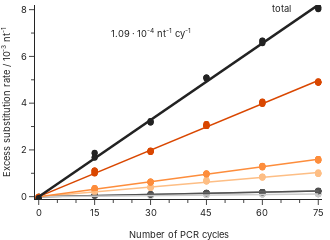

Notebook code cell kept with this figure:
### Code cell
error_categories = {
    'A2C': "A2C/T2G", 
    'A2G': "A2G/T2C", 
    'A2T': "A2T/T2A", 
    'C2A': "C2A/G2T", 
    'C2G': "C2G/G2C", 
    'C2T': "C2T/G2A", 
    'T2G': "A2C/T2G", 
    'T2C': "A2G/T2C", 
    'T2A': "A2T/T2A", 
    'G2T': "C2A/G2T", 
    'G2C': "C2G/G2C", 
    'G2A': "C2T/G2A"
}
categories = ["A2C/T2G", "A2G/T2C", "A2T/T2A", "C2A/G2T", "C2G/G2C", "C2T/G2A"]
colors = ['#cccccc', '#969696', '#525252', '#fdbe85', '#fd8d3c', '#d94701']
cat_color_map = {
    "C2G/G2C": '#cccccc', 
    "A2C/T2G": '#969696', 
    "C2A/G2T": '#525252', 
    "A2T/T2A": '#fdbe85', 
    "C2T/G2A": '#fd8d3c', 
    "A2G/T2C": '#d94701'
}

df = data.data[f"substitutions_by_type"].copy()

# find intercept to normalize initial rates for each experiment group
df['delta_rate'] = df['rate']
for group in df['group'].unique():
    for errortype in df['type'].unique():
        for read in df['read'].unique():
            idata = df.loc[(df['group'] == group) & (df['type'] == errortype) & (df['read'] == read)]
            fit = smf.ols(formula='rate ~ delta_series_var', data=idata).fit()
            df.loc[(df['group'] == group) & (df['type'] == errortype) & (df['read'] == read), 'delta_rate'] -= fit.params['Intercept']

# combine analogous types into categories
df['category'] = df['type']
for error, category in error_categories.items():
    df.loc[(df['type'] == error), 'category'] = category

# find fits for the categories based on all data
fits = {}
ratios = {}
for category in df['category'].unique():
    idata = df.loc[(df['category'] == category)]
    fits[category] = smf.ols(formula='delta_rate ~ delta_series_var', data=idata).fit()
    ratios[category] = fits[category].params['delta_series_var']

ratio_df = pd.DataFrame.from_dict(ratios, orient="index", columns=["rate"])
ratio_df['ratio'] = ratio_df['rate']/ratio_df['rate'].sum()
ratio_df['ratio/2'] = ratio_df['ratio']/2
display(ratio_df)


fig = px.scatter(
    df,
    x="delta_series_var",
    y=2*df["delta_rate"]*1000,
    color="category",
    range_x=[-1, 76],
    range_y=[-0.1, 8.2],
    color_discrete_sequence=colors,
    category_orders={"category": ["C2G/G2C", "A2C/T2G", "C2A/G2T", "A2T/T2A", "C2T/G2A", "A2G/T2C"]}
)


x_var = np.linspace(min(df['delta_series_var']), max(df['delta_series_var']), 10)
for i, category in enumerate(categories):
    fig.add_trace(
        pg.Scatter(
            x=x_var,
            y=2*fits[category].predict(exog={'delta_series_var': x_var})*1000,
            mode="lines",
            showlegend=False,
            line=dict(color=cat_color_map[category], width=1.5)
        )
    )




alldf = data.data[f"overall_error_rates"].loc[data.data[f"overall_error_rates"]['type'] == "substitutions"].copy()
alldf['delta_rate'] = alldf['rate']
for group in alldf['group'].unique():
    for read in alldf['read'].unique():
        idata = alldf.loc[(alldf['group'] == group) & (alldf['read'] == read)]
        fit = smf.ols(formula='rate ~ delta_series_var', data=idata).fit()
        alldf.loc[(alldf['group'] == group) & (alldf['read'] == read), 'delta_rate'] -= fit.params['Intercept']

fit = smf.ols(formula='delta_rate ~ delta_series_var', data=alldf).fit()

fig.add_trace(
    pg.Scatter(
        x=alldf['delta_series_var'],
        y=alldf['delta_rate']*1000,
        mode="markers",
        showlegend=False,
        line=dict(color="#222222")
    )
)
fig.add_trace(
    pg.Scatter(
        x=x_var,
        y=fit.predict(exog={'delta_series_var': x_var})*1000,
        mode="lines",
        showlegend=False,
        line=dict(color="#222222", width=2.5)
    )
)

fig.add_annotation(x=30, y=7,
    text=f"{fit.params['delta_series_var']*10000:.2f} · 10<sup>-4</sup> nt<sup>-1</sup> cy<sup>-1</sup>",
    showarrow=False,
    yshift=0, 
    font=dict(
        color="#222222",
        family="Inter", 
        size=28/3, 
    )
)

fig.add_annotation(x=62, y=8.05,
    text="total",
    showarrow=False,
    yshift=0, 
    xanchor="left",
    font=dict(
        color="#222222",
        family="Inter", 
        size=28/3, 
    )
)

fig.update_layout(
    template="simple_white", 
    height=240, 
    width=330, 
    showlegend=False, 
    margin=dict(l=0, r=8, t=5, b=0),
    font_family="Inter",
    legend_font_size=28/3,
)
fig.update_xaxes(
    title_text='Number of PCR cycles', 
    dtick=15,
    title_font_family="Inter", 
    title_font_size=28/3, 
    tickfont_size=28/3, 
    minor_ticks="outside", 
    minor_dtick=5
)
fig.update_yaxes(
    title_text='Excess substitution rate / 10<sup>-3</sup> nt<sup>-1</sup>', 
    dtick=2, 
    title_font_family="Inter", 
    title_font_size=28/3, 
    tickfont_size=28/3, 
    minor_ticks="outside", 
    minor_dtick=1
)
fig.show()
fig.write_image("sub_rate.svg")

### Figure 1 — Plotly figure (JSON) as saved in the notebook; plotly's stock layout.template omitted (floating-point values rounded to 4 significant figures)
{"data": [{"hovertemplate": "category=C2G/G2C<br>delta_series_var=%{x}<br>y=%{y}<extra></extra>", "legendgroup": "C2G/G2C", "marker": {"color": "#cccccc", "symbol": "circle"}, "mode": "markers", "name": "C2G/G2C", "orientation": "v", "showlegend": true, "type": "scatter", "x": [0, 0, 0, 0, 15, 15, 15, 15, 30, 30, 30, 30, 45, 45, 45, 45, 60, 60, 60, 60, 75, 75, 75, 75, 0, 0, 0, 0, 15, 15, 15, 15, 30, 30, 30, 30, 45, 45, 45, 45, 60, 60, 60, 60, 75, 75, 75, 75], "xaxis": "x", "y": [-0.005768, -0.008075, -0.007549, -0.004831, 0.0302, 0.02676, 0.03171, 0.02976, 0.04037, 0.04571, 0.04317, 0.04314, 0.0763, 0.07089, 0.07017, 0.07018, 0.09832, 0.09341, 0.09357, 0.1077, 0.1086, 0.1006, 0.1083, 0.1083, -0.001785, -0.004136, -0.006545, -0.00322, 0.02693, 0.02358, 0.0271, 0.02678, 0.0465, 0.04366, 0.04046, 0.05183, 0.07674, 0.0746, 0.07779, 0.07922, 0.09956, 0.09137, 0.08999, 0.1013, 0.1206, 0.1048, 0.1032, 0.1238], "yaxis": "y"}, {"hovertemplate": "category=A2C/T2G<br>delta_series_var=%{x}<br>y=%{y}<extra></extra>", "legendgroup": "A2C/T2G", "marker": {"color": "#969696", "symbol": "circle"}, "mode": "markers", "name": "A2C/T2G", "orientation": "v", "showlegend": true, "type": "scatter", "x": [0, 0, 0, 0, 15, 15, 15, 15, 30, 30, 30, 30, 45, 45, 45, 45, 60, 60, 60, 60, 75, 75, 75, 75, 0, 0, 0, 0, 15, 15, 15, 15, 30, 30, 30, 30, 45, 45, 45, 45, 60, 60, 60, 60, 75, 75, 75, 75], "xaxis": "x", "y": [-0.003852, -0.01089, -0.007275, -0.01571, 0.05306, 0.06169, 0.06158, 0.05478, 0.09291, 0.08791, 0.09045, 0.1019, 0.1533, 0.1506, 0.1523, 0.1564, 0.1875, 0.1871, 0.1931, 0.1796, 0.2415, 0.2318, 0.2441, 0.227, -0.0007281, -0.004717, -0.005373, -0.0035, 0.04758, 0.05632, 0.05962, 0.04338, 0.09848, 0.08434, 0.09091, 0.09368, 0.1525, 0.1573, 0.156, 0.1688, 0.1968, 0.1956, 0.2027, 0.18, 0.2433, 0.2348, 0.2454, 0.2337], "yaxis": "y"}, {"hovertemplate": "category=C2A/G2T<br>delta_series_var=%{x}<br>y=%{y}<extra></extra>", "legendgroup": "C2A/G2T", "marker": {"color": "#525252", "symbol": "circle"}, "mode": "markers", "name": "C2A/G2T", "orientation": "v", "showlegend": true, "type": "scatter", "x": [0, 0, 0, 0, 15, 15, 15, 15, 30, 30, 30, 30, 45, 45, 45, 45, 60, 60, 60, 60, 75, 75, 75, 75, 0, 0, 0, 0, 15, 15, 15, 15, 30, 30, 30, 30, 45, 45, 45, 45, 60, 60, 60, 60, 75, 75, 75, 75], "xaxis": "x", "y": [-0.01041, -0.009408, -0.01035, -0.01128, 0.0592, 0.05411, 0.05688, 0.05936, 0.09355, 0.1027, 0.09868, 0.09374, 0.1521, 0.1484, 0.1488, 0.1501, 0.1921, 0.1821, 0.1828, 0.1956, 0.2347, 0.2394, 0.2374, 0.231, -0.01029, -0.0006865, -0.002711, -0.01286, 0.05582, 0.04964, 0.05077, 0.05672, 0.09612, 0.1059, 0.0984, 0.1002, 0.1695, 0.1599, 0.1558, 0.1692, 0.1947, 0.2037, 0.1967, 0.1979, 0.2396, 0.2588, 0.2458, 0.2384], "yaxis": "y"}, {"hovertemplate": "category=A2T/T2A<br>delta_series_var=%{x}<br>y=%{y}<extra></extra>", "legendgroup": "A2T/T2A", "marker": {"color": "#fdbe85", "symbol": "circle"}, "mode": "markers", "name": "A2T/T2A", "orientation": "v", "showlegend": true, "type": "scatter", "x": [0, 0, 0, 0, 15, 15, 15, 15, 30, 30, 30, 30, 45, 45, 45, 45, 60, 60, 60, 60, 75, 75, 75, 75, 0, 0, 0, 0, 15, 15, 15, 15, 30, 30, 30, 30, 45, 45, 45, 45, 60, 60, 60, 60, 75, 75, 75, 75], "xaxis": "x", "y": [-0.03175, -0.04168, -0.05717, -0.03641, 0.2273, 0.2541, 0.255, 0.248, 0.4066, 0.3694, 0.3934, 0.378, 0.6656, 0.6711, 0.6814, 0.6541, 0.8478, 0.8487, 0.8574, 0.8459, 0.9964, 0.9787, 0.9709, 0.9838, -0.01089, -0.01656, -0.04892, -0.006352, 0.1916, 0.2172, 0.2311, 0.2047, 0.422, 0.3939, 0.4492, 0.3797, 0.6523, 0.6597, 0.7314, 0.648, 0.8138, 0.839, 0.8253, 0.8151, 1.003, 1.001, 1.049, 0.9869], "yaxis": "y"}, {"hovertemplate": "category=C2T/G2A<br>delta_series_var=%{x}<br>y=%{y}<extra></extra>", "legendgroup": "C2T/G2A", "marker": {"color": "#fd8d3c", "symbol": "circle"}, "mode": "markers", "name": "C2T/G2A", "orientation": "v", "showlegend": true, "type": "scatter", "x": [0, 0, 0, 0, 15, 15, 15, 15, 30, 30, 30, 30, 45, 45, 45, 45, 60, 60, 60, 60, 75, 75, 75, 75, 0, 0, 0, 0, 15, 15, 15, 15, 30, 30, 30, 30, 45, 45, 45, 45, 60, 60, 60, 60, 75, 75, 75, 75], "xaxis": "x", "y": [-0.02793, -0.03419, -0.03288, -0.0246, 0.3626, 0.3663, 0.3632, 0.3582, 0.6371, 0.605, 0.6069, 0.6355, 0.9982, 0.9799, 0.9777, 0.994, 1.315, 1.3, 1.298, 1.317, 1.615, 1.56, 1.559, 1.611, -0.006198, -0.0008329, -0.004487, -0.009722, 0.3269, 0.3163, 0.3194, 0.3252, 0.651, 0.6065, 0.6078, 0.6487, 0.9745, 0.9531, 0.9546, 0.969, 1.301, 1.255, 1.252, 1.289, 1.612, 1.551, 1.551, 1.597], "yaxis": "y"}, {"hovertemplate": "category=A2G/T2C<br>delta_series_var=%{x}<br>y=%{y}<extra></extra>", "legendgroup": "A2G/T2C", "marker": {"color": "#d94701", "symbol": "circle"}, "mode": "markers", "name": "A2G/T2C", "orientation": "v", "showlegend": true, "type": "scatter", "x": [0, 0, 0, 0, 15, 15, 15, 15, 30, 30, 30, 30, 45, 45, 45, 45, 60, 60, 60, 60, 75, 75, 75, 75, 0, 0, 0, 0, 15, 15, 15, 15, 30, 30, 30, 30, 45, 45, 45, 45, 60, 60, 60, 60, 75, 75, 75, 75], "xaxis": "x", "y": [-0.108, -0.09391, -0.09901, -0.1128, 1.114, 1.11, 1.115, 1.121, 1.959, 1.914, 1.913, 1.948, 3.028, 3.109, 3.11, 3.019, 4.024, 4.075, 4.066, 4.011, 4.886, 4.891, 4.887, 4.874, -0.0407, -0.01482, -0.0196, -0.04401, 1.031, 0.9912, 1.001, 1.034, 1.971, 1.94, 1.937, 1.97, 3.022, 3.04, 3.054, 3.028, 3.971, 4.012, 4.005, 3.966, 4.932, 4.884, 4.894, 4.932], "yaxis": "y"}, {"line": {"color": "#969696", "width": 1.5}, "mode": "lines", "showlegend": false, "type": "scatter", "x": [0, 8.333, 16.67, 25, 33.33, 41.67, 50, 58.33, 66.67, 75], "y": [-8.386e-17, 0.02684, 0.05368, 0.08053, 0.1074, 0.1342, 0.1611, 0.1879, 0.2147, 0.2416]}, {"line": {"color": "#d94701", "width": 1.5}, "mode": "lines", "showlegend": false, "type": "scatter", "x": [0, 8.333, 16.67, 25, 33.33, 41.67, 50, 58.33, 66.67, 75], "y": [5.15e-16, 0.5521, 1.104, 1.656, 2.208, 2.761, 3.313, 3.865, 4.417, 4.969]}, {"line": {"color": "#fdbe85", "width": 1.5}, "mode": "lines", "showlegend": false, "type": "scatter", "x": [0, 8.333, 16.67, 25, 33.33, 41.67, 50, 58.33, 66.67, 75], "y": [-6.099e-17, 0.1148, 0.2296, 0.3444, 0.4592, 0.574, 0.6888, 0.8036, 0.9184, 1.033]}, {"line": {"color": "#525252", "width": 1.5}, "mode": "lines", "showlegend": false, "type": "scatter", "x": [0, 8.333, 16.67, 25, 33.33, 41.67, 50, 58.33, 66.67, 75], "y": [-2.118e-17, 0.02726, 0.05452, 0.08178, 0.109, 0.1363, 0.1636, 0.1908, 0.2181, 0.2453]}, {"line": {"color": "#cccccc", "width": 1.5}, "mode": "lines", "showlegend": false, "type": "scatter", "x": [0, 8.333, 16.67, 25, 33.33, 41.67, 50, 58.33, 66.67, 75], "y": [-6.861e-17, 0.01289, 0.02579, 0.03868, 0.05157, 0.06447, 0.07736, 0.09025, 0.1031, 0.116]}, {"line": {"color": "#fd8d3c", "width": 1.5}, "mode": "lines", "showlegend": false, "type": "scatter", "x": [0, 8.333, 16.67, 25, 33.33, 41.67, 50, 58.33, 66.67, 75], "y": [-6.776e-18, 0.1777, 0.3554, 0.5331, 0.7108, 0.8884, 1.066, 1.244, 1.422, 1.599]}, {"line": {"color": "#222222"}, "mode": "markers", "showlegend": false, "type": "scatter", "x": [0, 0, 15, 15, 30, 30, 45, 45, 60, 60, 75, 75, 0, 0, 15, 15, 30, 30, 45, 45, 60, 60, 75, 75], "y": [-0.1929, -0.2099, 1.86, 1.877, 3.177, 3.173, 5.102, 5.092, 6.676, 6.674, 8.042, 8.021, -0.05617, -0.08365, 1.667, 1.69, 3.23, 3.234, 5.046, 5.096, 6.587, 6.56, 8.093, 8.1]}, {"line": {"color": "#222222", "width": 2.5}, "mode": "lines", "showlegend": false, "type": "scatter", "x": [0, 8.333, 16.67, 25, 33.33, 41.67, 50, 58.33, 66.67, 75], "y": [-4.337e-16, 0.9116, 1.823, 2.735, 3.646, 4.558, 5.47, 6.381, 7.293, 8.204]}], "layout": {"annotations": [{"font": {"color": "#222222", "family": "Inter", "size": 9.333}, "showarrow": false, "text": "1.09 · 10<sup>-4</sup> nt<sup>-1</sup> cy<sup>-1</sup>", "x": 30, "y": 7, "yshift": 0}, {"font": {"color": "#222222", "family": "Inter", "size": 9.333}, "showarrow": false, "text": "total", "x": 62, "xanchor": "left", "y": 8.05, "yshift": 0}], "font": {"family": "Inter"}, "height": 240, "legend": {"font": {"size": 9.333}, "title": {"text": "category"}, "tracegroupgap": 0}, "margin": {"b": 0, "l": 0, "r": 8, "t": 5}, "showlegend": false, "width": 330, "xaxis": {"anchor": "y", "domain": [0, 1], "dtick": 15, "minor": {"dtick": 5, "ticks": "outside"}, "range": [-1, 76], "tickfont": {"size": 9.333}, "title": {"font": {"family": "Inter", "size": 9.333}, "text": "Number of PCR cycles"}}, "yaxis": {"anchor": "x", "domain": [0, 1], "dtick": 2, "minor": {"dtick": 1, "ticks": "outside"}, "range": [-0.1, 8.2], "tickfont": {"size": 9.333}, "title": {"font": {"family": "Inter", "size": 9.333}, "text": "Excess substitution rate / 10<sup>-3</sup> nt<sup>-1</sup>"}}}}
